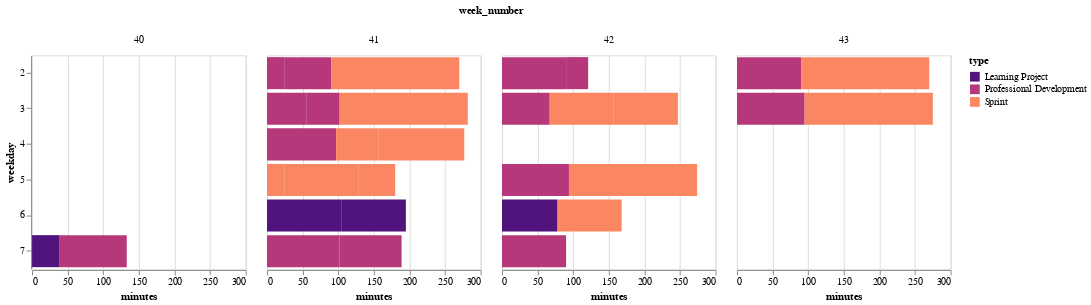

Here is the notebook cell this chart was saved with:
### Code cell
alt.Chart(wrangled).mark_bar().encode(
    column='week_number',
    x='minutes',
    y='weekday:O',
    color=alt.Color('type', scale= alt.Scale(scheme='magma')),
    tooltip='minutes'
).properties(width=220, height = 220)

### Figure 1 — Vega-Lite specification as saved in the notebook (floating-point values rounded to 4 significant figures)
{"$schema": "https://vega.github.io/schema/vega-lite/v3.4.0.json", "config": {"mark": {"tooltip": null}, "view": {"height": 300, "width": 400}}, "data": {"name": "data-4ccd709b71ae307a142f7a9ececaf029"}, "datasets": {"data-4ccd709b71ae307a142f7a9ececaf029": [{"date": "2019-10-05T00:00:00", "minutes": 95, "type": "Professional Development", "week_number": 40, "weekday": 7}, {"date": "2019-10-05T00:00:00", "minutes": 38, "type": "Learning Project", "week_number": 40, "weekday": 7}, {"date": "2019-10-07T00:00:00", "minutes": 25, "type": "Professional Development", "week_number": 41, "weekday": 2}, {"date": "2019-10-07T00:00:00", "minutes": 65, "type": "Professional Development", "week_number": 41, "weekday": 2}, {"date": "2019-10-07T00:00:00", "minutes": 180, "type": "Sprint", "week_number": 41, "weekday": 2}, {"date": "2019-10-08T00:00:00", "minutes": 55, "type": "Professional Development", "week_number": 41, "weekday": 3}, {"date": "2019-10-08T00:00:00", "minutes": 47, "type": "Professional Development", "week_number": 41, "weekday": 3}, {"date": "2019-10-08T00:00:00", "minutes": 180, "type": "Sprint", "week_number": 41, "weekday": 3}, {"date": "2019-10-09T00:00:00", "minutes": 97, "type": "Professional Development", "week_number": 41, "weekday": 4}, {"date": "2019-10-09T00:00:00", "minutes": 60, "type": "Sprint", "week_number": 41, "weekday": 4}, {"date": "2019-10-09T00:00:00", "minutes": 120, "type": "Sprint", "week_number": 41, "weekday": 4}, {"date": "2019-10-10T00:00:00", "minutes": 25, "type": "Sprint", "week_number": 41, "weekday": 5}, {"date": "2019-10-10T00:00:00", "minutes": 103, "type": "Sprint", "week_number": 41, "weekday": 5}, {"date": "2019-10-10T00:00:00", "minutes": 52, "type": "Sprint", "week_number": 41, "weekday": 5}, {"date": "2019-10-11T00:00:00", "minutes": 105, "type": "Learning Project", "week_number": 41, "weekday": 6}, {"date": "2019-10-11T00:00:00", "minutes": 90, "type": "Learning Project", "week_number": 41, "weekday": 6}, {"date": "2019-10-12T00:00:00", "minutes": 102, "type": "Professional Development", "week_number": 41, "weekday": 7}, {"date": "2019-10-12T00:00:00", "minutes": 87, "type": "Professional Development", "week_number": 41, "weekday": 7}, {"date": "2019-10-14T00:00:00", "minutes": 90, "type": "Professional Development", "week_number": 42, "weekday": 2}, {"date": "2019-10-14T00:00:00", "minutes": 31, "type": "Professional Development", "week_number": 42, "weekday": 2}, {"date": "2019-10-15T00:00:00", "minutes": 67, "type": "Professional Development", "week_number": 42, "weekday": 3}, {"date": "2019-10-15T00:00:00", "minutes": 90, "type": "Sprint", "week_number": 42, "weekday": 3}, {"date": "2019-10-15T00:00:00", "minutes": 90, "type": "Sprint", "week_number": 42, "weekday": 3}, {"date": "2019-10-17T00:00:00", "minutes": 94, "type": "Professional Development", "week_number": 42, "weekday": 5}, {"date": "2019-10-17T00:00:00", "minutes": 180, "type": "Sprint", "week_number": 42, "weekday": 5}, {"date": "2019-10-18T00:00:00", "minutes": 78, "type": "Learning Project", "week_number": 42, "weekday": 6}, {"date": "2019-10-18T00:00:00", "minutes": 90, "type": "Sprint", "week_number": 42, "weekday": 6}, {"date": "2019-10-19T00:00:00", "minutes": 90, "type": "Professional Development", "week_number": 42, "weekday": 7}, {"date": "2019-10-21T00:00:00", "minutes": 90, "type": "Professional Development", "week_number": 43, "weekday": 2}, {"date": "2019-10-21T00:00:00", "minutes": 180, "type": "Sprint", "week_number": 43, "weekday": 2}, {"date": "2019-10-22T00:00:00", "minutes": 95, "type": "Professional Development", "week_number": 43, "weekday": 3}, {"date": "2019-10-22T00:00:00", "minutes": 180, "type": "Sprint", "week_number": 43, "weekday": 3}]}, "encoding": {"color": {"field": "type", "scale": {"scheme": "magma"}, "type": "nominal"}, "column": {"field": "week_number", "type": "quantitative"}, "tooltip": {"field": "minutes", "type": "quantitative"}, "x": {"field": "minutes", "type": "quantitative"}, "y": {"field": "weekday", "type": "ordinal"}}, "height": 220, "mark": "bar", "width": 220}
